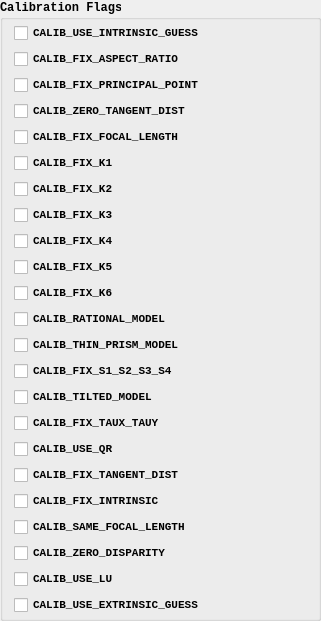
  <widget class="QGroupBox" name="groupBox">
   <property name="geometry">
    <rect>
     <x>10</x>
     <y>360</y>
     <width>321</width>
     <height>531</height>
    </rect>
   </property>
   <property name="font">
    <font>
     <family>Consolas</family>
     <weight>75</weight>
     <bold>true</bold>
    </font>
   </property>
   <property name="title">
    <string>Calibration Flags</string>
   </property>
   <layout class="QVBoxLayout">
    <property name="spacing">
     <number>6</number>
    </property>
    <property name="sizeConstraint">
     <enum>QLayout::SetMinimumSize</enum>
    </property>
    <property name="topMargin">
     <number>3</number>
    </property>
    <property name="bottomMargin">
     <number>3</number>
    </property>
    <item>
     <widget class="QCheckBox" name="cb01">
      <property name="font">
       <font>
        <family>Consolas</family>
        <pointsize>8</pointsize>
        <weight>75</weight>
        <bold>true</bold>
       </font>
      </property>
      <property name="text">
       <string>CALIB_USE_INTRINSIC_GUESS</string>
      </property>
      <property name="checked">
       <bool>false</bool>
      </property>
     </widget>
    </item>
    <item>
     <widget class="QCheckBox" name="cb02">
      <property name="font">
       <font>
        <family>Consolas</family>
        <pointsize>8</pointsize>
        <weight>75</weight>
        <bold>true</bold>
       </font>
      </property>
      <property name="text">
       <string>CALIB_FIX_ASPECT_RATIO</string>
      </property>
     </widget>
    </item>
    <item>
     <widget class="QCheckBox" name="cb03">
      <property name="font">
       <font>
        <family>Consolas</family>
        <pointsize>8</pointsize>
        <weight>75</weight>
        <bold>true</bold>
       </font>
      </property>
      <property name="text">
       <string>CALIB_FIX_PRINCIPAL_POINT </string>
      </property>
     </widget>
    </item>
    <item>
     <widget class="QCheckBox" name="cb04">
      <property name="font">
       <font>
        <family>Consolas</family>
        <pointsize>8</pointsize>
        <weight>75</weight>
        <bold>true</bold>
       </font>
      </property>
      <property name="text">
       <string>CALIB_ZERO_TANGENT_DIST </string>
      </property>
     </widget>
    </item>
    <item>
     <widget class="QCheckBox" name="cb05">
      <property name="font">
       <font>
        <family>Consolas</family>
        <pointsize>8</pointsize>
        <weight>75</weight>
        <bold>true</bold>
       </font>
      </property>
      <property name="text">
       <string>CALIB_FIX_FOCAL_LENGTH </string>
      </property>
     </widget>
    </item>
    <item>
     <widget class="QCheckBox" name="cb06">
      <property name="font">
       <font>
        <family>Consolas</family>
        <pointsize>8</pointsize>
        <weight>75</weight>
        <bold>true</bold>
       </font>
      </property>
      <property name="text">
       <string>CALIB_FIX_K1 </string>
      </property>
     </widget>
    </item>
    <item>
     <widget class="QCheckBox" name="cb07">
      <property name="font">
       <font>
        <family>Consolas</family>
        <pointsize>8</pointsize>
        <weight>75</weight>
        <bold>true</bold>
       </font>
      </property>
      <property name="text">
       <string>CALIB_FIX_K2</string>
      </property>
     </widget>
    </item>
    <item>
     <widget class="QCheckBox" name="cb08">
      <property name="font">
       <font>
        <family>Consolas</family>
        <pointsize>8</pointsize>
        <weight>75</weight>
        <bold>true</bold>
       </font>
      </property>
      <property name="text">
       <string>CALIB_FIX_K3</string>
      </property>
     </widget>
    </item>
    <item>
     <widget class="QCheckBox" name="cb09">
      <property name="font">
       <font>
        <family>Consolas</family>
        <pointsize>8</pointsize>
        <weight>75</weight>
        <bold>true</bold>
       </font>
      </property>
      <property name="text">
       <string>CALIB_FIX_K4</string>
      </property>
     </widget>
    </item>
    <item>
     <widget class="QCheckBox" name="cb10">
      <property name="font">
       <font>
        <family>Consolas</family>
        <pointsize>8</pointsize>
        <weight>75</weight>
        <bold>true</bold>
       </font>
      </property>
      <property name="text">
       <string>CALIB_FIX_K5</string>
      </property>
     </widget>
    </item>
    <item>
     <widget class="QCheckBox" name="cb11">
      <property name="font">
       <font>
        <family>Consolas</family>
        <pointsize>8</pointsize>
        <weight>75</weight>
        <bold>true</bold>
       </font>
      </property>
      <property name="text">
       <string>CALIB_FIX_K6</string>
      </property>
     </widget>
    </item>
    <item>
     <widget class="QCheckBox" name="cb12">
      <property name="font">
       <font>
        <family>Consolas</family>
        <pointsize>8</pointsize>
        <weight>75</weight>
        <bold>true</bold>
       </font>
      </property>
      <property name="text">
       <string>CALIB_RATIONAL_MODEL</string>
      </property>
     </widget>
    </item>
    <item>
     <widget class="QCheckBox" name="cb13">
      <property name="font">
       <font>
        <family>Consolas</family>
        <pointsize>8</pointsize>
        <weight>75</weight>
        <bold>true</bold>
       </font>
      </property>
      <property name="text">
       <string>CALIB_THIN_PRISM_MODEL </string>
      </property>
     </widget>
    </item>
    <item>
     <widget class="QCheckBox" name="cb14">
      <property name="font">
       <font>
        <family>Consolas</family>
        <pointsize>8</pointsize>
        <weight>75</weight>
        <bold>true</bold>
       </font>
      </property>
      <property name="text">
       <string>CALIB_FIX_S1_S2_S3_S4</string>
      </property>
     </widget>
    </item>
    <item>
     <widget class="QCheckBox" name="cb15">
      <property name="font">
       <font>
        <family>Consolas</family>
        <pointsize>8</pointsize>
        <weight>75</weight>
        <bold>true</bold>
       </font>
      </property>
      <property name="text">
       <string>CALIB_TILTED_MODEL</string>
      </property>
     </widget>
    </item>
    <item>
     <widget class="QCheckBox" name="cb16">
      <property name="font">
       <font>
        <family>Consolas</family>
        <pointsize>8</pointsize>
        <weight>75</weight>
        <bold>true</bold>
       </font>
      </property>
      <property name="text">
       <string>CALIB_FIX_TAUX_TAUY </string>
      </property>
     </widget>
    </item>
    <item>
     <widget class="QCheckBox" name="cb17">
      <property name="font">
       <font>
        <family>Consolas</family>
        <pointsize>8</pointsize>
        <weight>75</weight>
        <bold>true</bold>
       </font>
      </property>
      <property name="text">
       <string>CALIB_USE_QR </string>
      </property>
     </widget>
    </item>
    <item>
     <widget class="QCheckBox" name="cb18">
      <property name="font">
       <font>
        <family>Consolas</family>
        <pointsize>8</pointsize>
        <weight>75</weight>
        <bold>true</bold>
       </font>
      </property>
      <property name="text">
       <string>CALIB_FIX_TANGENT_DIST</string>
      </property>
     </widget>
    </item>
    <item>
     <widget class="QCheckBox" name="cb19">
      <property name="font">
       <font>
        <family>Consolas</family>
        <pointsize>8</pointsize>
        <weight>75</weight>
        <bold>true</bold>
       </font>
      </property>
      <property name="text">
       <string>CALIB_FIX_INTRINSIC </string>
      </property>
     </widget>
    </item>
    <item>
     <widget class="QCheckBox" name="cb20">
      <property name="font">
       <font>
        <family>Consolas</family>
        <pointsize>8</pointsize>
        <weight>75</weight>
        <bold>true</bold>
       </font>
      </property>
      <property name="text">
       <string>CALIB_SAME_FOCAL_LENGTH </string>
      </property>
     </widget>
    </item>
    <item>
     <widget class="QCheckBox" name="cb21">
      <property name="font">
       <font>
        <family>Consolas</family>
        <pointsize>8</pointsize>
        <weight>75</weight>
        <bold>true</bold>
       </font>
      </property>
      <property name="text">
       <string>CALIB_ZERO_DISPARITY</string>
      </property>
     </widget>
    </item>
    <item>
     <widget class="QCheckBox" name="cb22">
      <property name="font">
       <font>
        <family>Consolas</family>
        <pointsize>8</pointsize>
        <weight>75</weight>
        <bold>true</bold>
       </font>
      </property>
      <property name="text">
       <string>CALIB_USE_LU</string>
      </property>
     </widget>
    </item>
    <item>
     <widget class="QCheckBox" name="cb23">
      <property name="font">
       <font>
        <family>Consolas</family>
        <pointsize>8</pointsize>
        <weight>75</weight>
        <bold>true</bold>
       </font>
      </property>
      <property name="text">
       <string>CALIB_USE_EXTRINSIC_GUESS</string>
      </property>
     </widget>
    </item>
   </layout>
  </widget>
